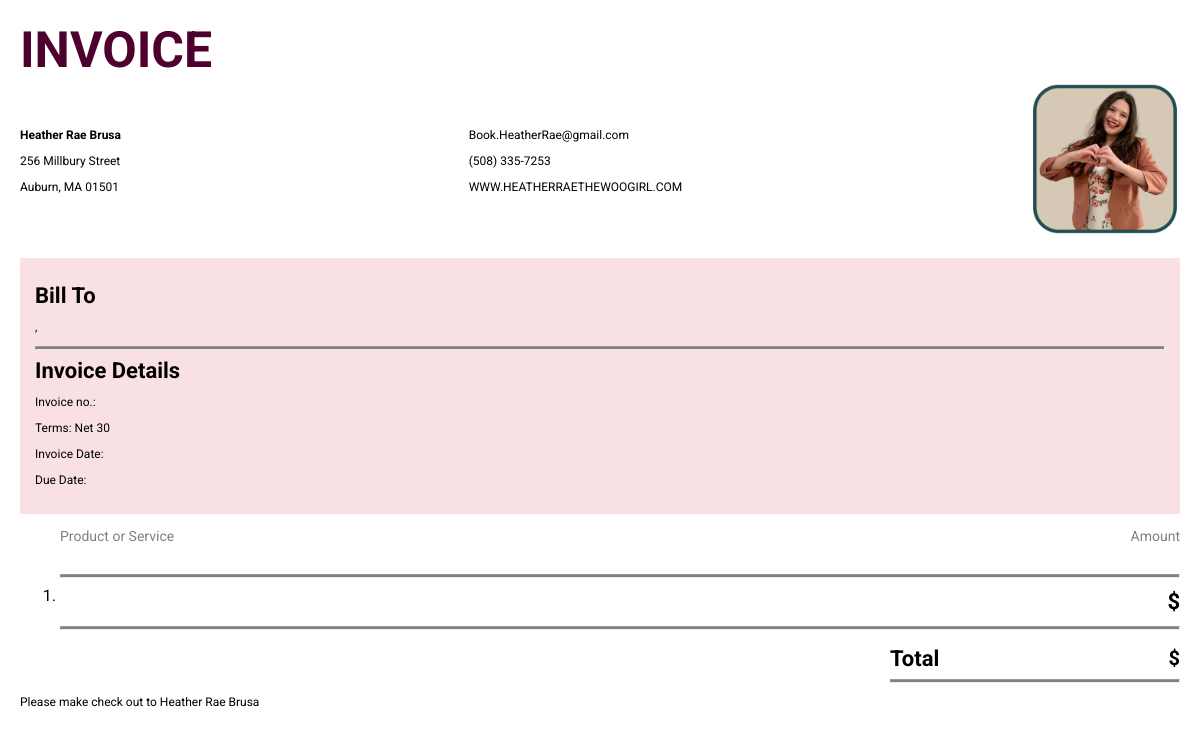
The page /invoice/6 on the database as committed earlier.
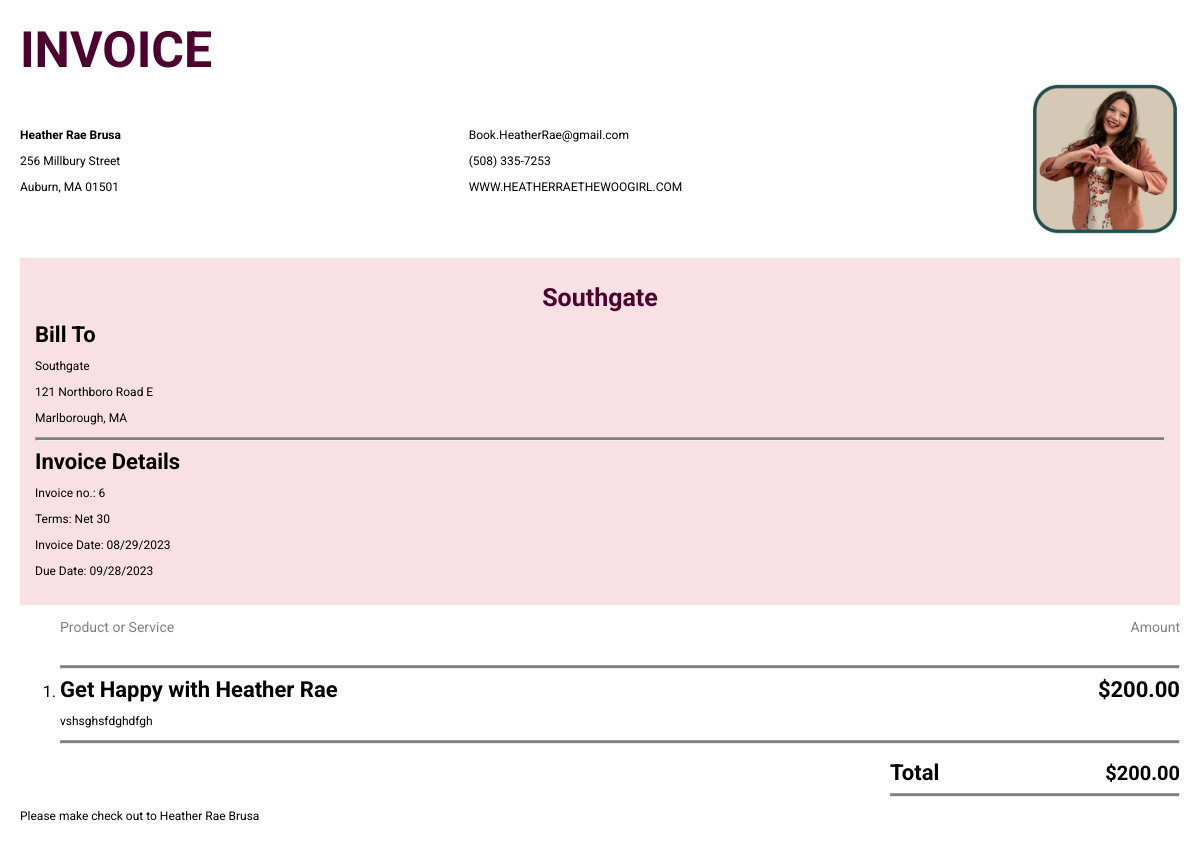
The same page on the database as committed later.
### main.py (models this page shows)
class InvoiceTable(db.Model):
    __tablename__ = 'invoice_table'
    id = db.Column(db.Integer, primary_key=True)
    facility = db.Column(db.String(250))
    street = db.Column(db.String(250))
    town = db.Column(db.String(250))
    state = db.Column(db.String(250))
    zip_code = db.Column(db.String(250))
    date = db.Column(db.String(250))
    due_date = db.Column(db.String(250))
    price = db.Column(db.String(250))
    title = db.Column(db.String(250))
    description = db.Column(db.String(250))
    paid = db.Column(db.Boolean, default=False)
    paid_on = db.Column(db.String(250))
    data_base_id = db.Column(db.Integer, db.ForeignKey('database.id'))

### main.py (the view)
@app.route('/invoice/<int:invoice_id>', methods=['GET', 'POST'])
def invoice(invoice_id):
    invoice = InvoiceTable.query.filter_by(id=invoice_id).first()
    return render_template('invoice.html', invoice=invoice)

### templates/invoice.html (shortened to what this page needs)
<!DOCTYPE html>
<html lang="en">
<head>
    <link rel="stylesheet" href="{{ url_for('static', filename='../static/css/stylesheet.css') }}">
    <link rel="stylesheet" href="{{ url_for('static', filename='../static/css/invoice.css') }}">
</head>
<body>
    <h1>INVOICE</h1>
    <div class="headerContainer">
        <div>
            <p><b>Heather Rae Brusa</b></p>
            <p>256 Millbury Street</p>
            <p>Auburn, MA 01501</p>
        </div>
        <div>
            <p>Book.HeatherRae@gmail.com</p>
            <p>(508) 335-7253</p>
            <p>WWW.HEATHERRAETHEWOOGIRL.COM</p>
        </div>
        <div class="pictureContainer">
            <img src="{{ url_for('static', filename='../static/img/invoiceHeather.webp') }}" alt="picture of Heather Rae with her hands in the shape of a heart">
        </div>
    </div>
    <div class="coloredContainer">
        <div>
            <h2>{{ invoice.facility }}</h2>
            <h3>Bill To</h3>
            <p>{{ invoice.facility }}</p>
            <p>{{ invoice.street }}</p>
            <p>{{ invoice.town }}, {{ invoice.state }}</p>
        </div>
        <hr class="lineBreak">
        <div>
            <h3>Invoice Details</h3>
            <p>Invoice no.: {{ invoice.id }}</p>
            <p>Terms: Net 30</p>
            <p>Invoice Date: {{ invoice.date }}</p>
            <p>Due Date: {{ invoice.due_date }}</p>
        </div>
    </div>
    <div class="rowItems">
        <p class="productAmount productService">Product or Service</p>
        <p class="productAmount">Amount</p>
    </div>
    <ol>
        <li>
            <hr class="lineBreak">
            <div class="rowItems">
                <h3>{{ invoice.title }}</h3>
                <h3>${{ invoice.price }}</h3>
            </div>
            <p class="descriptionWidth">
                {{ invoice.description }}
            </p>
            <hr class="lineBreak">
        </li>
    </ol>
    <div class="totalContainer">
        <div class="rowItems">
            <h3>Total</h3>
            <h4>${{ invoice.price }}</h4>
        </div>
        <hr class="lineBreak">
    </div>
    <p>Please make check out to Heather Rae Brusa</p>
</body>
</html>

Rows that differ between the two databases and show on the page:
added InvoiceTable: facility "Southgate", street "121 Northboro Road E", town "Marlborough", state "MA", id "6", date "08/29/2023", due_date "09/28/2023", title "Get Happy with Heather Rae", price "200.00", description "vshsghsfdghdfgh"
